Frame 1 (no input): blank canvas, image omitted
Frame 60 (no input): blank canvas, image omitted
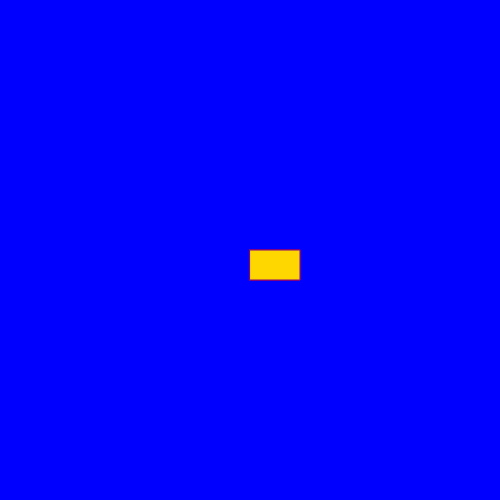
Frame 120 (the mouse pressed at the canvas centre since frame 60)

The p5.js sketch whose frames 1 and 60 were blank and that drew this single picture after the mouse press (run headless with seeded random() and noise() and a simulated clock; from frame 60 on, the mouse is pressed at the canvas centre):

// p5.js sketch
// ── sketch.js
function setup() {
  createCanvas(500, 500);
background("blue");
}

function draw() {
  

  stroke("purple");
  fill("gold");
  
  if(mouseIsPressed){rect (mouseX,mouseY,50,30);}
    
  }
